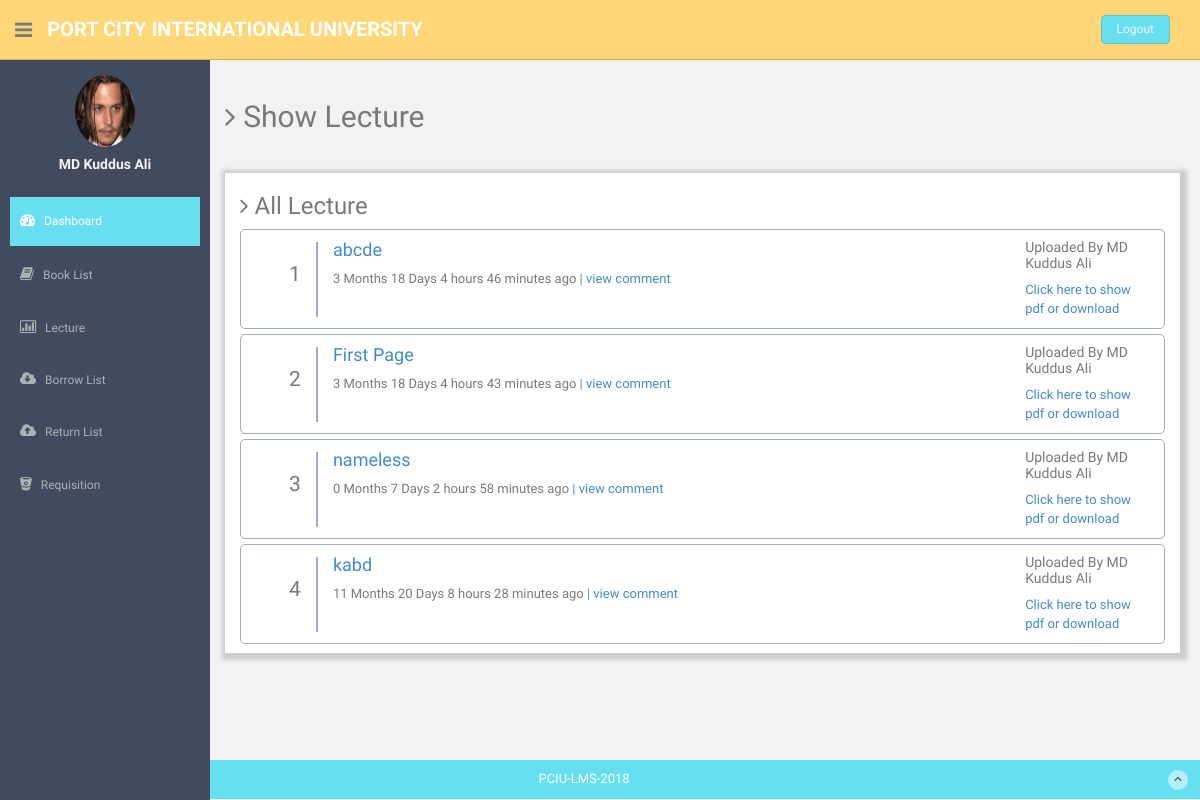
The app's page /view/Teacher/UploadLecture/lectures.php (signed in) with its own data.
### tables this page shows
CREATE TABLE `teachers_info` (
  `id` int(11) NOT NULL,
  `u_id` varchar(200) NOT NULL,
  `full_name` varchar(200) NOT NULL,
  `mobile_no` varchar(200) NOT NULL,
  `email` varchar(200) NOT NULL,
  `password` varchar(200) NOT NULL,
  `dept` varchar(200) NOT NULL,
  `joining_date` date NOT NULL,
  `photo` varchar(200) NOT NULL,
  `status` varchar(10) NOT NULL
);

CREATE TABLE `teachers_resource_tab` (
  `resource_id` int(11) NOT NULL,
  `title` varchar(200) NOT NULL,
  `resource` varchar(200) NOT NULL,
  `upload_date` timestamp NOT NULL DEFAULT CURRENT_TIMESTAMP,
  `uploader_id` varchar(50) NOT NULL
);

### Model/Teacher.php (called while the page is built, shortened)
<?php
class Teacher{
    public function teacherSidebar($email){
        $obj = new DataBase();
        $DBH =$obj->DBconnection();
        $sql="SELECT * FROM `teachers_info` WHERE `email`='$email'";
        $prepared=$DBH->query($sql);
        $prepared->setFetchMode(PDO::FETCH_OBJ);
        $result=$prepared->fetch();
        return $result;
    }
    public function showlecture(){
        $obj = new DataBase();
        $DBH =$obj->DBconnection();
        $sql="SELECT teachers_resource_tab.resource_id, teachers_resource_tab.title, teachers_resource_tab.upload_date, teachers_resource_tab.resource, teachers_info.full_name FROM teachers_resource_tab, teachers_info WHERE teachers_resource_tab.uploader_id = teachers_info.u_id ";
        $prepared=$DBH->prepare($sql);
        $prepared->execute();
        $result=$prepared->fetchAll(PDO::FETCH_OBJ);
        return $result;
    }
}

### view/Teacher/UploadLecture/lectures.php (the view, shortened to what this page needs)
<?php
include_once "../../../Model/Teacher.php";
$obj = new Teacher();
$showlecture = $obj->showlecture();
?>
<!DOCTYPE html>
<html lang="en">
<?php include_once "../template_lay/head.php" ?>
<body>
<section id="container">
    <?php include_once "../template_lay/header.php" ?>
    <?php include_once "../template_lay/aside.php" ?>
    <section id="main-content" style="min-height: 95vh">
        <section class="wrapper">
            <div class="page-header">
                <h2>
                    <i class="fa fa-angle-right"></i> Show Lecture
                </h2>
            </div>
            <div class="row">
                <div class="content col-lg-12">
                    <div class="lectures col-lg-12" style="min-height: 60vh">
                        <h3>
                            <i class="fa fa-angle-right"></i> All Lecture
                        </h3>
                        <nav>
                            <ul>
                                <?php $serial = 0;
                                foreach ($showlecture as $lecture) {
                                    $serial++ ?>
                                    <li>
                                        <div class="serial col-lg-1">
                                            <p><?php echo $serial ?></p>
                                        </div>
                                        <div class="file-name col-lg-9">
                                            <a href="../../../teachers_resource/<?php echo $lecture->resource?>"
                                               target="_blank">
                                                <h4 id="title<?php echo $lecture->resource_id ?>"><?php echo $lecture->title ?></h4>
                                            </a>
                                            <span>
                                            <?php
                                            $upload_date = date_create("$lecture->upload_date");
                                            $current_date = date_create(date("Y-m-d h:i:s"));
                                            $interval = date_diff($upload_date, $current_date);
                                            print $interval->format("%m Months %d Days %h hours %i minutes ago");
                                            ?>
                                                <a id="<?php echo $lecture->resource_id ?>" data-toggle="modal"
                                                   onclick="get(this);fetch(this)" data-target=".bd-example-modal-lg"> | view comment</a>
                                        </span>
                                        </div>
                                        <div class="options col-lg-2">
                                            <h5 id="upldr<?php echo $lecture->resource_id ?>">Uploaded
                                                By <?php echo $lecture->full_name ?></h5>
                                            <span><a href="">Click here to show pdf or download</a></span>
                                        </div>
                                    </li>
                                <?php } ?>
                            </ul>
                        </nav>
                    </div>
                </div>
            </div>
        </section>
    </section>
    <?php include_once "../template_lay/footer.php" ?>
</section>
</body>
</html>

### view/Teacher/template_lay/aside.php (shortened to what this page needs)
<?php
$obj = new Teacher();
$teacher=$obj->teacherSidebar($_SESSION['email']);
?>
<aside>
    <div id="sidebar"  class="nav-collapse ">
        <ul class="sidebar-menu" id="nav-accordion">
            <p class="centered"><a href="profile.html"><img src="<?php echo photo?><?php echo $teacher->photo?>" class="img-circle" width="60"></a></p>
            <h5 class="centered"><?php echo $teacher->full_name?></h5>
            <li class="mt">
                <a class="active" href="<?php echo tempUrlTec?>index.php">
                    <i class="fa fa-dashboard"></i>
                    <span>Dashboard</span>
                </a>
            </li>
            <li class="">
                <a href="<?php echo tempUrlTec?>Book/showBook.php" >
                    <i class="fa fa-book"></i>
                    <span>Book List</span>
                </a>
            </li>
            <li class="sub-menu">
                <a href="javascript:;" >
                    <i class="fa fa-bar-chart-o"></i>
                    <span>Lecture</span>
                </a>
            </li>
            <li class="sub-menu">
                <a href="javascript:;" >
                    <i class="fa fa-cloud-download"></i>
                    <span>Borrow List</span>
                </a>
            </li>
            <li class="">
                <a href="<?php echo tempUrlTec?>Return_list/return_list.php" >
                    <i class=" fa fa-cloud-upload"></i>
                    <span>Return List</span>
                </a>
            </li>
            <li class="sub-menu">
                <a href="javascript:;" >
                    <i class="fa fa-bitbucket"></i>
                    <span>Requisition</span>
                </a>
            </li>
        </ul>
    </div>
</aside>

### Theme/assets/css/style.css (style rules this page uses)
body { color: #797979; background: #f2f2f2; font-family: 'Ruda', sans-serif; padding: 0px !important; margin: 0px !important; font-size:13px; }
ul li { list-style: none; }
a, a:hover, a:focus { text-decoration: none; outline: none; }
#container { width: 100%; height: 100%; }
.centered { text-align: center; }
.mt { margin-top: 25px; }
#sidebar { width: 210px; height: 100%; position: fixed; background: #424a5d; }
#sidebar h5 { color: #f2f2f2; font-weight: 700; }
#sidebar ul li { position: relative; }
ul.sidebar-menu , ul.sidebar-menu li ul.sub { margin: -2px 0 0; padding: 0; }
ul.sidebar-menu { margin-top: 75px; }
ul.sidebar-menu li { margin-bottom: 5px; margin-left:10px; margin-right:10px; }
ul.sidebar-menu li.sub-menu { line-height: 15px; }
ul.sidebar-menu li a span { display: inline-block; }
ul.sidebar-menu li a { color: #aeb2b7; text-decoration: none; display: block; padding: 15px 0 15px 10px; font-size: 12px; outline: none; -webkit-transition: all 0.3s ease; -moz-transition: all 0.3s ease; -o-transition: all 0.3s ease; -ms-transition: all 0.3s ease; transition: all 0.3s ease; }
ul.sidebar-menu li a.active, ul.sidebar-menu li a:hover, ul.sidebar-menu li a:focus { background: #68dff0; color: #fff; display: block; -webkit-transition: all 0.3s ease; -moz-transition: all 0.3s ease; -o-transition: all 0.3s ease; -ms-transition: all 0.3s ease; transition: all 0.3s ease; }
ul.sidebar-menu li a i { font-size: 15px; padding-right: 6px; }
ul.sidebar-menu li a.active i { color: #fff; }
#main-content { margin-left: 210px; }
.wrapper { display: inline-block; margin-top: 60px; padding: 0 20px 15px 15px; width: 100%; }

### view/Teacher/UploadLecture/lectures.php (style rules this page uses)
.lectures { background: #fff; box-sizing: border-box; -webkit-box-shadow: 2px 2px 4px 5px #ccc; -moz-box-shadow: 2px 2px 4px 5px #ccc; box-shadow: 2px 2px 4px 5px #ccc; }
nav ul { margin: 0; padding: 0; list-style: none; }
nav ul li { border: 1px solid #a4abbb; border-radius: 5px; min-height: 100px; margin-bottom: 5px; }
.serial { border-right: 2px solid #a4abbb; line-height: 65px; font-size: 21px; text-align: right; margin-top: 12px; }

### records on screen
teachers_info: photo (picture), full_name "MD Kuddus Ali"
teachers_resource_tab: title "abcde", upload_date "3 Months 18 Days 4 hours 46 minutes ago", teachers_info.full_name "MD Kuddus Ali"
teachers_resource_tab: title "First Page", upload_date "3 Months 18 Days 4 hours 43 minutes ago", teachers_info.full_name "MD Kuddus Ali"
teachers_resource_tab: title "nameless", upload_date "0 Months 7 Days 2 hours 58 minutes ago", teachers_info.full_name "MD Kuddus Ali"
teachers_resource_tab: title "kabd", upload_date "11 Months 20 Days 8 hours 28 minutes ago", teachers_info.full_name "MD Kuddus Ali"
